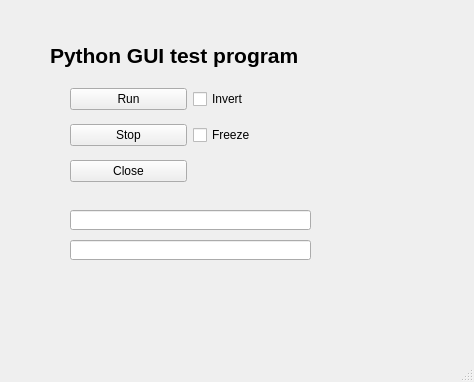
<?xml version="1.0" encoding="UTF-8"?>
<ui version="4.0">
 <class>MainWindow</class>
 <widget class="QMainWindow" name="MainWindow">
  <property name="geometry">
   <rect>
    <x>0</x>
    <y>0</y>
    <width>474</width>
    <height>382</height>
   </rect>
  </property>
  <property name="contextMenuPolicy">
   <enum>Qt::NoContextMenu</enum>
  </property>
  <property name="windowTitle">
   <string>MainWindow</string>
  </property>
  <widget class="QWidget" name="centralwidget">
   <widget class="QLabel" name="title_label">
    <property name="geometry">
     <rect>
      <x>50</x>
      <y>20</y>
      <width>291</width>
      <height>71</height>
     </rect>
    </property>
    <property name="font">
     <font>
      <pointsize>16</pointsize>
      <weight>75</weight>
      <bold>true</bold>
     </font>
    </property>
    <property name="text">
     <string>Python GUI test program</string>
    </property>
   </widget>
   <widget class="QLineEdit" name="status_lineEdit">
    <property name="geometry">
     <rect>
      <x>70</x>
      <y>210</y>
      <width>241</width>
      <height>20</height>
     </rect>
    </property>
   </widget>
   <widget class="QLineEdit" name="counter_lineEdit">
    <property name="geometry">
     <rect>
      <x>70</x>
      <y>240</y>
      <width>241</width>
      <height>20</height>
     </rect>
    </property>
   </widget>
   <widget class="QWidget" name="gridLayoutWidget">
    <property name="geometry">
     <rect>
      <x>70</x>
      <y>80</y>
      <width>239</width>
      <height>112</height>
     </rect>
    </property>
    <layout class="QGridLayout" name="gridLayout">
     <item row="0" column="0">
      <widget class="QPushButton" name="run_button">
       <property name="text">
        <string>Run</string>
       </property>
      </widget>
     </item>
     <item row="2" column="0">
      <widget class="QPushButton" name="stop_button">
       <property name="contextMenuPolicy">
        <enum>Qt::ActionsContextMenu</enum>
       </property>
       <property name="text">
        <string>Stop</string>
       </property>
      </widget>
     </item>
     <item row="3" column="0">
      <widget class="QPushButton" name="close_button">
       <property name="text">
        <string>Close</string>
       </property>
      </widget>
     </item>
     <item row="0" column="1">
      <widget class="QCheckBox" name="invert_checkBox">
       <property name="text">
        <string>Invert</string>
       </property>
      </widget>
     </item>
     <item row="2" column="1">
      <widget class="QCheckBox" name="freeze_checkBox">
       <property name="text">
        <string>Freeze</string>
       </property>
      </widget>
     </item>
    </layout>
   </widget>
  </widget>
  <widget class="QMenuBar" name="menubar">
   <property name="geometry">
    <rect>
     <x>0</x>
     <y>0</y>
     <width>474</width>
     <height>22</height>
    </rect>
   </property>
  </widget>
  <widget class="QStatusBar" name="statusbar">
   <property name="enabled">
    <bool>true</bool>
   </property>
  </widget>
 </widget>
 <resources/>
 <connections/>
</ui>
